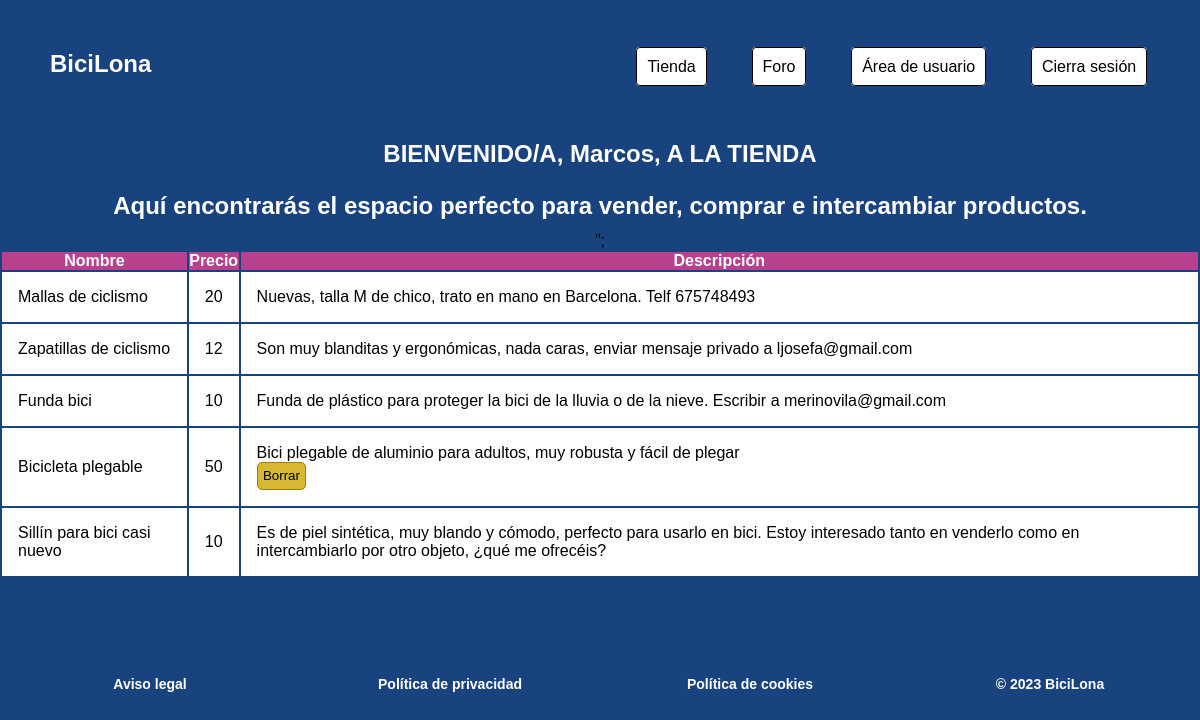
The app's page /Vista/tienda.php (signed in) with its own data.
### tables this page shows
CREATE TABLE `producto` (
  `id_prod` int(20) NOT NULL,
  `id_vendedor` int(10) NOT NULL,
  `nombre` varchar(50) NOT NULL,
  `precio` int(10) NOT NULL,
  `descripcion` varchar(250) NOT NULL
);

### Modelo/productosMod.php (called while the page is built, shortened)
<?php
	function getProducto() {
		$conexion = abrirConexion();
		$sql = "SELECT * FROM PRODUCTO ORDER BY id_prod DESC";
        $resultados = mysqli_query($conexion, $sql);
		return $resultados;
	}
?>

### Controlador/productosCont.php (the view)
<?php
	require "../Modelo/productosMod.php";
  function muestraProducto(){
    $datos = getProducto();
    echo "<div class='tabla'>
            <table align='center'>\n
              <tr>\n
                <th align='center'>Nombre</th>\n
                <th align='center'>Precio</th>\n
                <th align='center'>Descripción</th>\n
              </tr>\n";
          foreach ($datos as $fila) {
            echo "<tr>\n
                    <td align='center'>" . $fila["nombre"] . "</td>\n
                    <td align='center'>" . $fila["precio"] . "</td>\n
                    <td align='center'>" . $fila["descripcion"] . "
                      <form action='tienda.php' method='POST'>";
                        if ($fila["id_vendedor"] == $_SESSION['id_usr']) {
                          echo "<input type='hidden' name='id_prod' value='" . $fila["id_prod"] . "'>
                                <input type='submit' name='borrar' value='Borrar'>";
                        }
            echo   "</form>
                    </td>\n
                  </tr>";
          };
    echo     "</table>
          </div>";
  };
  ?>

### css/estilos.css (style rules this page uses)
*, *::after, *::before { margin: 0; padding: 0; box-sizing: border-box; }
html { font-family: Montserrat, sans-serif; }
body { box-sizing: inherit; background-color:#19437E; }
a { text-decoration: none; color:white; }
footer { text-align:center; color: white; font-weight: bold; margin: 6em 0 2em 0; }
footer div { padding: 0.2em; }
@media only screen and (min-width: 768px) { footer { display: flex; align-items: baseline; } }
@media only screen and (min-width: 768px) { footer > div { width: 100vw; text-align: center; font-size: 14px; } }
.tabla td { background-color: #ffffff; padding: 1em; text-align: left; }
.tabla th { color: #ffffff; background-color: #b7418c; }
.tabla form input[type="submit"] { background-color: #d6b832; border: 1px solid #9b7f02; border-radius: 5px; padding: 0.4em; cursor:pointer; }

### records on screen
producto: nombre "Mallas de ciclismo", precio "20", descripcion "Nuevas, talla M de chico, trato en mano en Barcelona. Telf 675748493"
producto: nombre "Zapatillas de ciclismo", precio "12", descripcion "Son muy blanditas y ergonómicas, nada caras, enviar mensaje privado a ljosefa@gmail.com"
producto: nombre "Funda bici", precio "10", descripcion "Funda de plástico para proteger la bici de la lluvia o de la nieve. Escribir a merinovila@gmail.com"
producto: nombre "Bicicleta plegable", precio "50", descripcion "Bici plegable de aluminio para adultos, muy robusta y fácil de plegar"
producto: nombre "Sillín para bici casi nuevo", precio "10", descripcion "Es de piel sintética, muy blando y cómodo, perfecto para usarlo en bici. Estoy interesado tanto en venderlo como en intercambiarlo por otro objeto, ¿qué me ofrecéis?"

### other values on screen
$_SESSION['nombre'] "Marcos"
